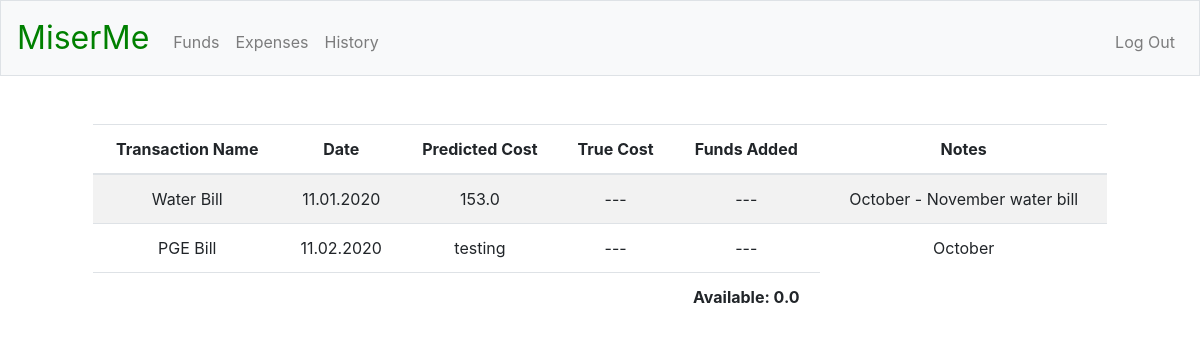
Before: / (signed in) with the older database file.
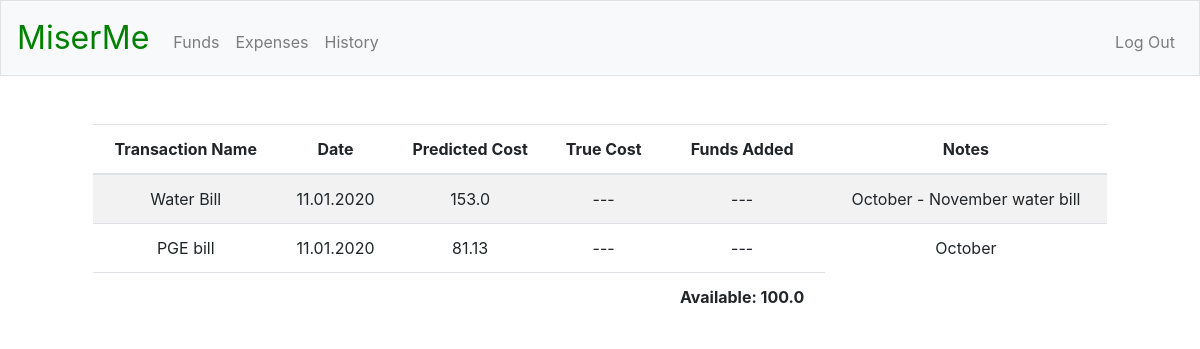
After: the same page with the newer database file.
### tables this page shows
CREATE TABLE finances (
funds_id INTEGER PRIMARY KEY AUTOINCREMENT NOT NULL,
user_id INTEGER NOT NULL,
txn_name TEXT DEFAULT "---" NOT NULL,
date TEXT DEFAULT "---" NOT NULL,
predicted_cost REAL DEFAULT "---" NOT NULL,
true_cost REAL DEFAULT "---" NOT NULL,
funds_added REAL DEFAULT "---" NOT NULL,
notes VARCHAR(255) DEFAULT "---" NOT NULL,
FOREIGN KEY(user_id) REFERENCES registrants(id));

CREATE TABLE 'registrants' (
'id' INTEGER PRIMARY KEY AUTOINCREMENT NOT NULL,
'username' TEXT NOT NULL,
'password' TEXT NOT NULL,
'funds' REAL NOT NULL DEFAULT 0.00);

### app.py (the view)
@app.route("/")
@login_required
def index():
    c.execute("SELECT txn_name, date, predicted_cost, true_cost, funds_added, notes FROM finances WHERE user_id = :user_id", {"user_id": session["user_id"]})
    rows = c.fetchall()
    funds_snapshot = []
    budget = 0
    for row in rows:
        funds_snapshot.append({
            "name": row[0],
            "date": row[1],
            "predict": row[2],
            "true": row[3],
            "added": row[4],
            "notes": row[5]
        })
    c.execute("SELECT funds FROM registrants WHERE id = :user_id", {"user_id": session["user_id"]})
    rows = c.fetchall()
    current_funds = rows[0][0]
    budget += current_funds
    return render_template("index.html", funds_snapshot=funds_snapshot, current_funds=current_funds, budget=budget)

### helpers.py (called while the page is built)
def login_required(f):
    @wraps(f)
    def decorated_functions(*args, **kwargs):
        if session.get("user_id") is None:
            return redirect("/login")
        return f(*args, **kwargs)
    return decorated_functions

### templates/index.html (shortened to what this page needs)
{% extends "layout.html" %}
{% block main %}
<div class="col-12">
    <table class="table table-striped">
        <thead>
            <tr>
                <th>Transaction Name</th>
                <th>Date</th>
                <th>Predicted Cost</th>
                <th>True Cost</th>
                <th>Funds Added</th>
                <th>Notes</th>
            </tr>
        </thead>
        <tbody>
            {% for i in funds_snapshot %}
            <tr>
                <td>{{ i["name"] }}</td>
                <td>{{ i["date"] }}</td>
                <td>{{ i["predict"] }}</td>
                <td>{{ i["true"] }}</td>
                <td>{{ i["added"] }}</td>
                <td>{{ i["notes"] }}</td>
            </tr>
            {% endfor %}
        </tbody>
        <tfoot>
            <tr>
                <td colspan="4"></td>
                <td style="font-weight:bold;">Available: {{ current_funds }}</td>
            </tr>
        </tfoot>
    </table>
</div>
{% endblock %}

### templates/layout.html (shortened to what this page needs)
<!DOCTYPE html>
<html lang="en">
    <head>
        <link rel="stylesheet" href="https://stackpath.bootstrapcdn.com/bootstrap/4.5.2/css/bootstrap.min.css">
        <link href="/static/styles.css" rel="stylesheet">
    </head>
    <body>
        <nav class="navbar navbar-expand-md navbar-light bg-light border">
            <a class="navbar-brand" href="/"><span class="miserme_brand">MiserMe</span></a>
            <div class="collapse navbar-collapse" id="navbar">
                {% if session.user_id %}
                    <ul class="navbar-nav mr-auto mt-2">
                        <li class="nav-item"><a class="nav-link" href="/add_funds">Funds</a></li>
                        <li class="nav-item"><a class="nav-link" href="/expense">Expenses</a></li>
                        <li class="nav-item"><a class="nav-link" href="/history">History</a></li>
                    </ul>
                    <ul class="navbar-nav ml-auto mt-2">
                        <li class="nav-item"><a class="nav-link" href="/logout">Log Out</a></li>
                    </ul>
                {% else %}
                    <ul class="navbar-nav ml-auto mt-2">
                        <li class="nav-item"><a class="nav-link" href="/register">Register</a></li>
                        <li class="nav-item"><a class="nav-link" href="/login">Log In</a></li>
                    </ul>
                {% endif %}
            </div>
        </nav>
        <main class="container p-5">
            {% block main %}{% endblock %}
        </main>
    </body>
</html>

### static/styles.css (style rules this page uses)
main { overflow-x: auto; text-align: center; }
nav .navbar-brand { font-size: xx-large; }
nav .navbar-brand .miserme_brand { color: green; }

Changed rows visible on the page:
removed finances: name "PGE Bill", date "11.02.2020", predict "testing", true "---", added "---", notes "October"
added finances: name "PGE bill", date "11.01.2020", predict "81.13", true "---", added "---", notes "October"
changed registrants: funds "0.0" → "100.0"
